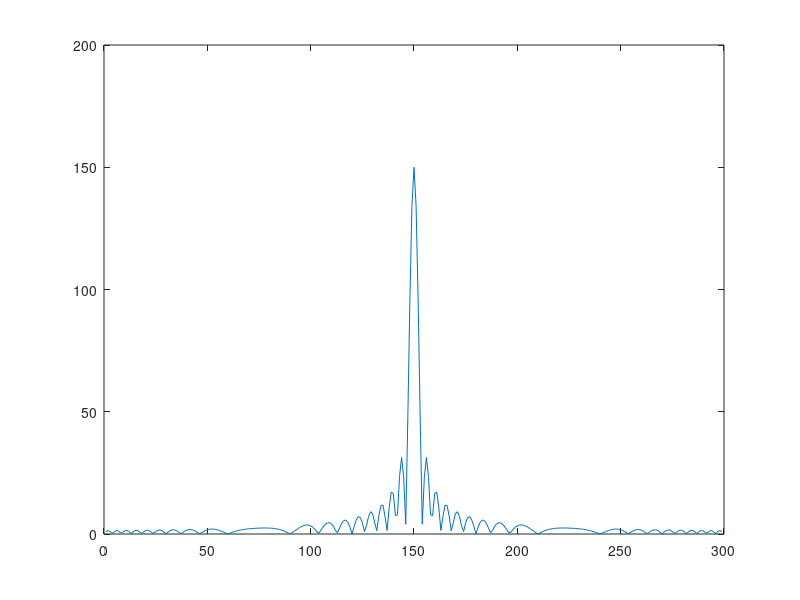
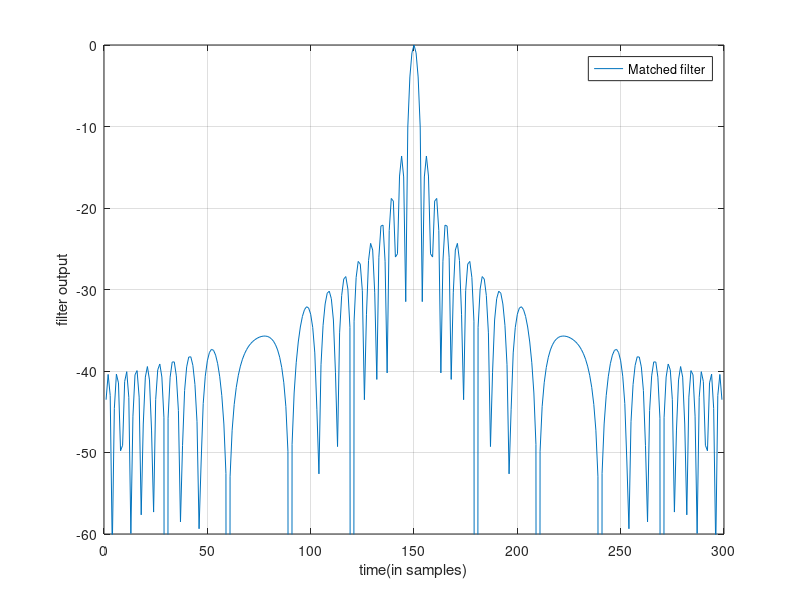

Write MATLAB code to recreate these figures, in order. (Note: this script raises an error after producing the figures.)
%% Optimization of Mismatched Filter using via QCQP Approach
clear all
clc
close all
Tr = 2.5e-6;            % Transmit pulse duration
Kr = 6e12;             % range modulation frequency
Fs = 60e6;              % range sampling rate
Nr = Tr*Fs;       % The number of sample points of the chirp signal
t_ref = ( -Nr/2 : (Nr/2-1) )/Fs;
s = exp((1j*pi*Kr).*((t_ref).^2)); %generate the lfm signal

s_ref_flip = flip(s);
NN = size(s, 2);    % No. of sampled signal vector
p = 1;
KK = NN;
TT = KK + NN - 1;

% Generate Toeplitz matrix
Matrix_A = zeros(KK, TT);
for j = 1:KK
    Matrix_A(j, j:length(s) + j - 1) = s_ref_flip;
end
build_T = Matrix_A';

% Generate the diagonal matrix for main lobe and side lobe control
Totallenth = TT + 1;
AcutallLenth = Totallenth - 9;
period = 2;

z = zeros(1, AcutallLenth);
for c = 1:AcutallLenth
    r = rem(c, period);
    if (r == 0)
        z(c) = 1;
    else
        z(c) = 1;
    end
end
breakDown = AcutallLenth / 2;
M = [z(1:breakDown) 0 0 0 0 0 0 0 0 0 z(breakDown + 1:end)];
F = diag(M);
delta = F * build_T;  % The output product of the Toeplitz matrix and diagonal matrix

% Ideal matched filter
matched = xcorr(s);
[ee, oo] = max(abs(matched));
b = zeros(1, 299);
b(146:154) = matched(146:154);
BB = b.^2;

% Plot the matched filter output
figure()  % Create a new figure for the matched filter output
plot(abs(matched))
mag2 = abs(matched);
max2 = max(mag2);
max2_n = mag2 / max2;
max2_n_dB = mag2db(max2_n);
figure()  % Create a new figure for the normalized matched filter output in dB
plot(max2_n_dB)
ylim([-60 0])
xlabel('time(in samples)')
ylabel('filter output')
legend('Matched filter')
grid on
hold on

%% Begin CVX model

cvx_begin 
   variable q(150, 1) complex 
   variable a
   minimize a
   subject to
       S_T' * q == S_T' * S_T
       q' * q <= Alpha * S_T' * S_T
        
   for i = 1:299
       if ((1 <= i) < 146) && ((154 < i) <= 299)
           (delta(i, :) * q)' * (delta(i, :) * q) < a; 
       elseif ((146 <= i) <= 154)
           (delta(i, :) * q)' * (delta(i, :) * q) <= BB(i);
       end
   end
cvx_end

% Plot the mismatched filter output
q_T = q.'; % Transpose from column to row
DD = xcorr(s, q_T);
figure()  % Create a new figure for the mismatched filter output
plot(abs(DD))
grid on
mag1 = abs(DD);
max1 = max(mag1);
max1_n = mag1 / max1;
max1_n_dB = mag2db(max1_n);
figure()  % Create a new figure for the normalized mismatched filter output in dB
plot(max1_n_dB, 'r')
ylim([-60 0])
grid on
legend('Matched filter', 'Mismatched filter')
xlabel('time(in samples)')
ylabel('filter output')
